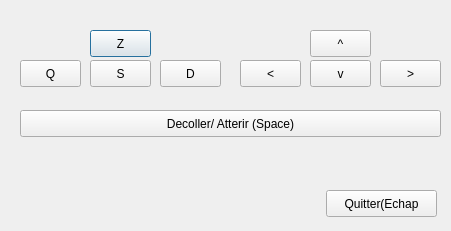
<?xml version="1.0" encoding="UTF-8"?>
<ui version="4.0">
 <class>Dialog</class>
 <widget class="QDialog" name="Dialog">
  <property name="geometry">
   <rect>
    <x>0</x>
    <y>0</y>
    <width>451</width>
    <height>231</height>
   </rect>
  </property>
  <property name="windowTitle">
   <string>Dialog</string>
  </property>
  <widget class="QPushButton" name="btn_z">
   <property name="geometry">
    <rect>
     <x>90</x>
     <y>30</y>
     <width>61</width>
     <height>27</height>
    </rect>
   </property>
   <property name="text">
    <string>Z</string>
   </property>
   <property name="checkable">
    <bool>false</bool>
   </property>
   <property name="default">
    <bool>false</bool>
   </property>
   <property name="flat">
    <bool>false</bool>
   </property>
  </widget>
  <widget class="QPushButton" name="btn_s">
   <property name="geometry">
    <rect>
     <x>90</x>
     <y>60</y>
     <width>61</width>
     <height>27</height>
    </rect>
   </property>
   <property name="text">
    <string>S</string>
   </property>
   <property name="checkable">
    <bool>false</bool>
   </property>
   <property name="default">
    <bool>false</bool>
   </property>
   <property name="flat">
    <bool>false</bool>
   </property>
  </widget>
  <widget class="QPushButton" name="btn_d">
   <property name="geometry">
    <rect>
     <x>160</x>
     <y>60</y>
     <width>61</width>
     <height>27</height>
    </rect>
   </property>
   <property name="text">
    <string>D</string>
   </property>
   <property name="checkable">
    <bool>false</bool>
   </property>
   <property name="default">
    <bool>false</bool>
   </property>
   <property name="flat">
    <bool>false</bool>
   </property>
  </widget>
  <widget class="QPushButton" name="btn_q">
   <property name="geometry">
    <rect>
     <x>20</x>
     <y>60</y>
     <width>61</width>
     <height>27</height>
    </rect>
   </property>
   <property name="text">
    <string>Q</string>
   </property>
   <property name="checkable">
    <bool>false</bool>
   </property>
   <property name="default">
    <bool>false</bool>
   </property>
   <property name="flat">
    <bool>false</bool>
   </property>
  </widget>
  <widget class="QPushButton" name="btn_left">
   <property name="geometry">
    <rect>
     <x>240</x>
     <y>60</y>
     <width>61</width>
     <height>27</height>
    </rect>
   </property>
   <property name="text">
    <string>&lt;</string>
   </property>
   <property name="checkable">
    <bool>false</bool>
   </property>
   <property name="default">
    <bool>false</bool>
   </property>
   <property name="flat">
    <bool>false</bool>
   </property>
  </widget>
  <widget class="QPushButton" name="btn_up">
   <property name="geometry">
    <rect>
     <x>310</x>
     <y>30</y>
     <width>61</width>
     <height>27</height>
    </rect>
   </property>
   <property name="text">
    <string>^</string>
   </property>
   <property name="checkable">
    <bool>false</bool>
   </property>
   <property name="default">
    <bool>false</bool>
   </property>
   <property name="flat">
    <bool>false</bool>
   </property>
  </widget>
  <widget class="QPushButton" name="btn_down">
   <property name="geometry">
    <rect>
     <x>310</x>
     <y>60</y>
     <width>61</width>
     <height>27</height>
    </rect>
   </property>
   <property name="text">
    <string>v</string>
   </property>
   <property name="checkable">
    <bool>false</bool>
   </property>
   <property name="default">
    <bool>false</bool>
   </property>
   <property name="flat">
    <bool>false</bool>
   </property>
  </widget>
  <widget class="QPushButton" name="btn_right">
   <property name="geometry">
    <rect>
     <x>380</x>
     <y>60</y>
     <width>61</width>
     <height>27</height>
    </rect>
   </property>
   <property name="text">
    <string>&gt;</string>
   </property>
   <property name="checkable">
    <bool>false</bool>
   </property>
   <property name="default">
    <bool>false</bool>
   </property>
   <property name="flat">
    <bool>false</bool>
   </property>
  </widget>
  <widget class="QPushButton" name="btn_quit">
   <property name="geometry">
    <rect>
     <x>326</x>
     <y>190</y>
     <width>111</width>
     <height>27</height>
    </rect>
   </property>
   <property name="text">
    <string>Quitter(Echap</string>
   </property>
   <property name="checkable">
    <bool>false</bool>
   </property>
   <property name="default">
    <bool>false</bool>
   </property>
   <property name="flat">
    <bool>false</bool>
   </property>
  </widget>
  <widget class="QPushButton" name="btn_tkoff">
   <property name="geometry">
    <rect>
     <x>20</x>
     <y>110</y>
     <width>421</width>
     <height>27</height>
    </rect>
   </property>
   <property name="text">
    <string>Decoller/ Atterir (Space)</string>
   </property>
   <property name="checkable">
    <bool>false</bool>
   </property>
   <property name="default">
    <bool>false</bool>
   </property>
   <property name="flat">
    <bool>false</bool>
   </property>
  </widget>
 </widget>
 <resources/>
 <connections>
  <connection>
   <sender>btn_quit</sender>
   <signal>clicked()</signal>
   <receiver>Dialog</receiver>
   <slot>close()</slot>
   <hints>
    <hint type="sourcelabel">
     <x>412</x>
     <y>234</y>
    </hint>
    <hint type="destinationlabel">
     <x>189</x>
     <y>227</y>
    </hint>
   </hints>
  </connection>
 </connections>
</ui>
